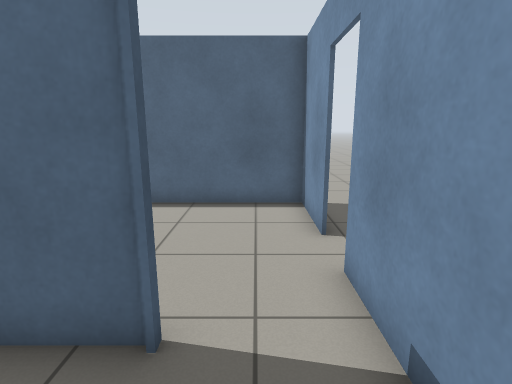
[1] (above)

16 first-person views from a walk through a world built for the Gazebo simulator. The camera is 1.2 m above the floor, tilts 12° down and sees 80° across. The floor is counted in squares, 0.5 m on a side. Each view is taken from the middle of a square. On the plan, view 1 faces up. The plan holds only what a view shows up to about 19 squares ahead; the rest is blank. Robots are left out. Gazebo's built-in surfaces are drawn with simple patterns.

[2]
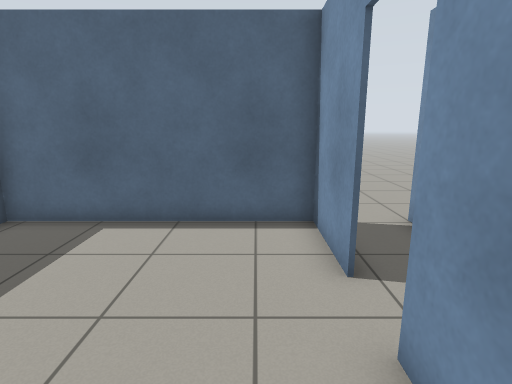

[3]
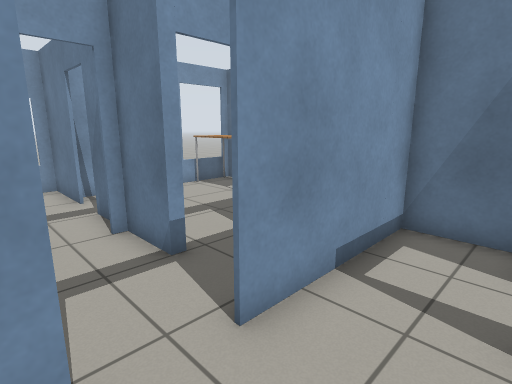

[4]
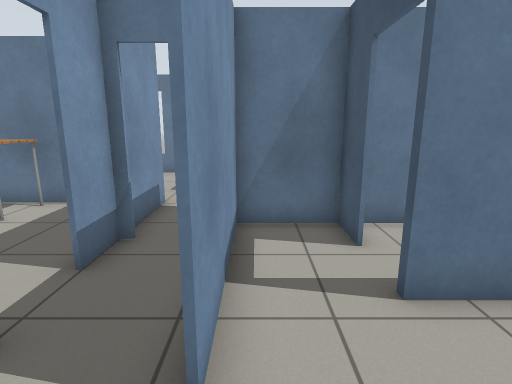

[5]
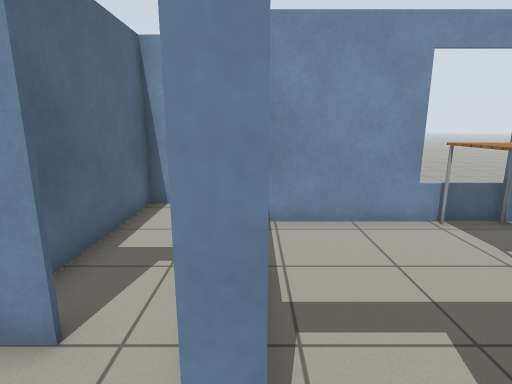

[6]
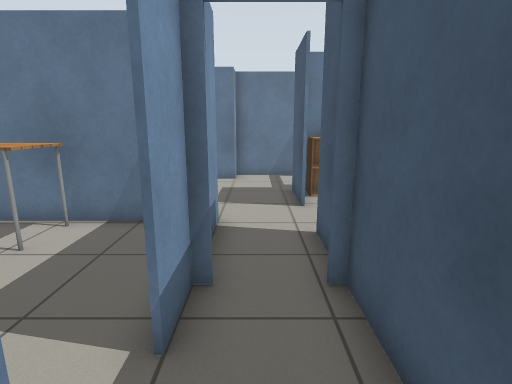

[7]
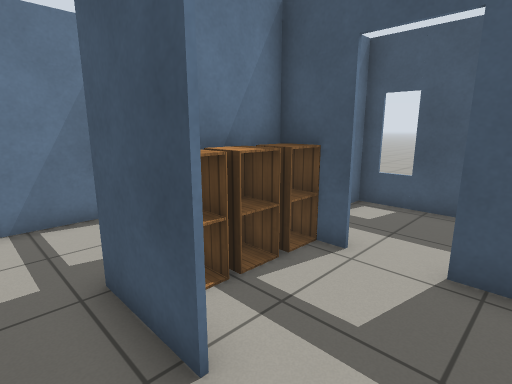

[8]
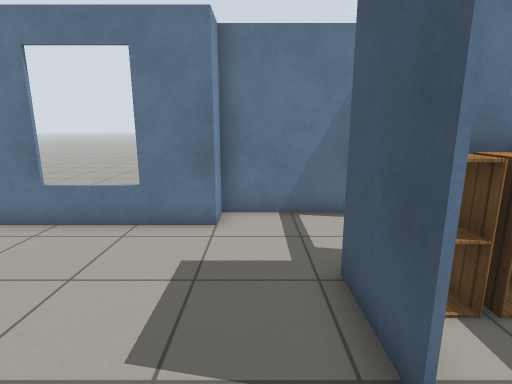

[9]
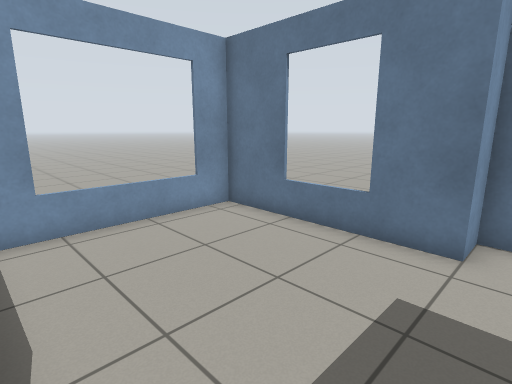

[10]
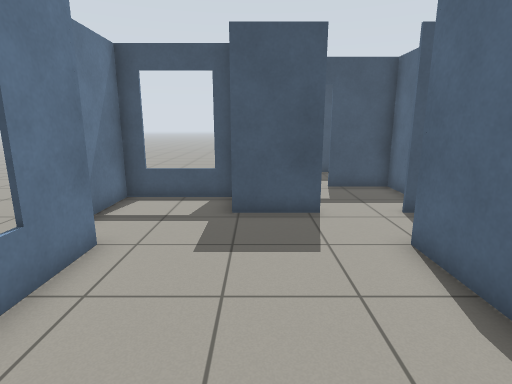

[11]
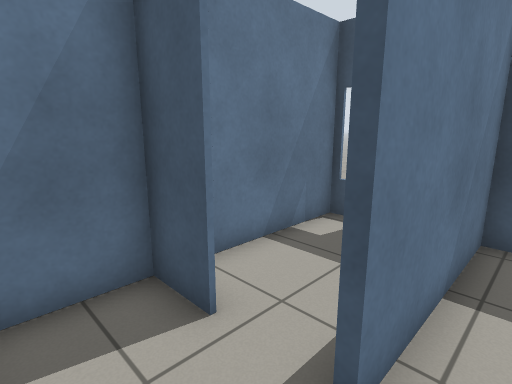

[12]
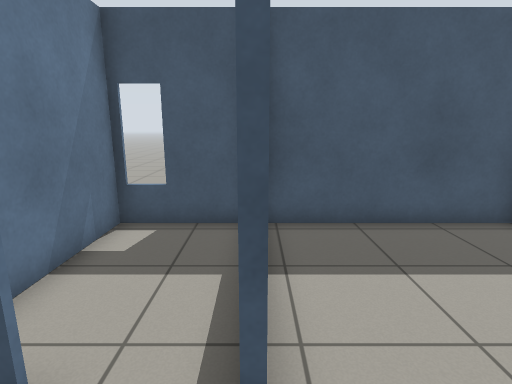

[13]
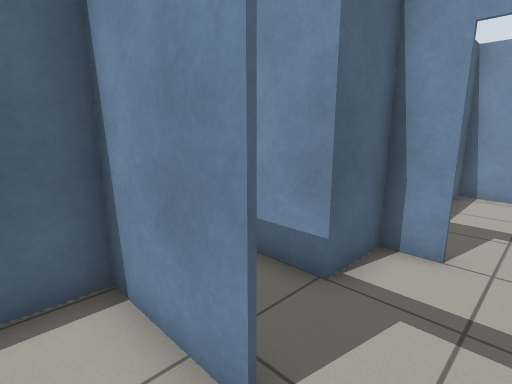

[14]
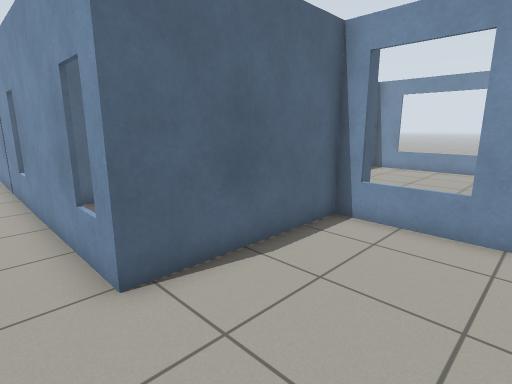

[15]
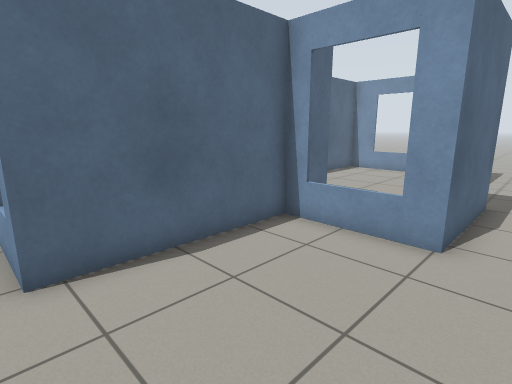

[16]
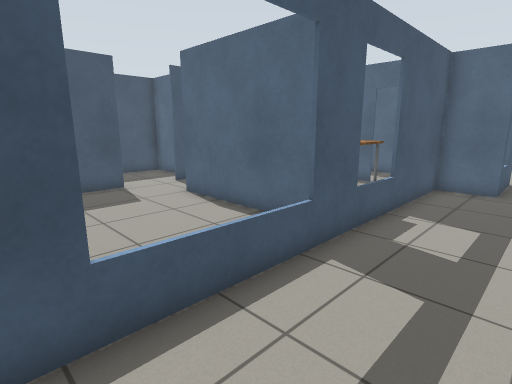

### Floor plan
Key: @ floor where view 1 was taken; # wall or solid block; . floor; D open door; = window, fence, low wall or low ledge; T table; C cabinet.
Columns run from 8 left of view 1 to 14 right of it. Each row starts with its distance up from view 1.
 11            ..
 10   ########...
  9   #......##.#
  8   #.......#.#
  7   #.......#.##########
  6   #......DD...D......#
  5  .#......DD...D......=
  4  .#.......#.D###DD####
  3  .######..#.D......#..
  2  .#....D..#.#......#..
  1  .#....D..DD#......#..
  0  .#....#@.#.#......#..
 -1  .#########.#...TTT#...
 -2  .#   #.....#...TTT....
 -3 ..# ..D.....########...
 -4 ..#...D............#...
 -5 ..#...#...#........=...
 -6 ..#...CCCC#........=...
 -7 ..#####.#..........=..
 -8 ........=..........#.
 -9  .......=...###=####  .
-10   ......#...#.......
-11 .  .....#####......
-12  .  ........

Where each view was taken, in squares from view 1:
view 1: 0 up, 0 right, facing up
view 2: 2 up, 0 right, facing up
view 3: 7 up, 1 left, facing down-right
view 4: 7 up, 1 right, facing down
view 5: 4 up, 3 right, facing right
view 6: 5 up, 3 right, facing down
view 7: 2 down, 3 right, facing down-left
view 8: 2 down, 3 right, facing down
view 9: 3 down, 3 right, facing down-right
view 10: 6 down, 10 right, facing left
view 11: 4 up, 1 right, facing down-left
view 12: 3 up, 1 right, facing left
view 13: 5 up, 0 right, facing up-right
view 14: 11 down, 8 left, facing up-right
view 15: 12 down, 7 left, facing up-right
view 16: 9 down, 14 right, facing up-left
